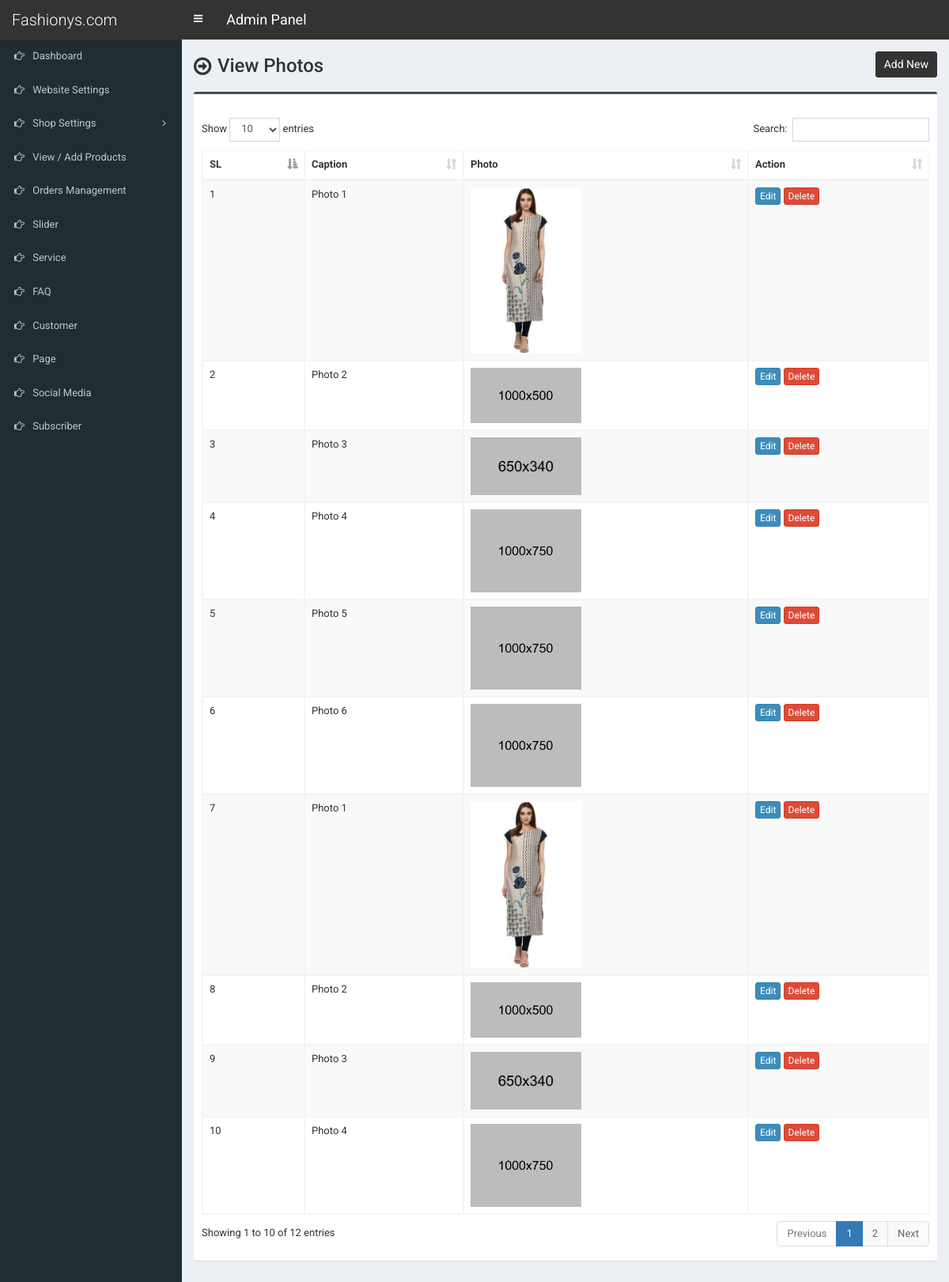
The app's page /admin/photo.php with its own data.
### tables this page shows
CREATE TABLE `tbl_photo` (
  `id` int(11) NOT NULL,
  `caption` varchar(255) NOT NULL,
  `photo` varchar(255) NOT NULL
);

### admin/photo.php (the view, shortened to what this page needs)
<?php require_once('header.php'); ?>
<section class="content-header">
	<div class="content-header-left">
		<h1>View Photos</h1>
	</div>
	<div class="content-header-right">
		<a href="photo-add.php" class="btn btn-primary btn-sm">Add New</a>
	</div>
</section>
<section class="content">
  <div class="row">
    <div class="col-md-12">
      <div class="box box-info">
        <div class="box-body table-responsive">
          <table id="example1" class="table table-bordered table-striped">
			<thead>
			    <tr>
			        <th>SL</th>
			        <th>Caption</th>
			        <th>Photo</th>
			        <th>Action</th>
			    </tr>
			</thead>
            <tbody>
            	<?php
            	$i=0;
            	$statement = $pdo->prepare("SELECT * FROM tbl_photo");
            	$statement->execute();
            	$result = $statement->fetchAll(PDO::FETCH_ASSOC);
            	foreach ($result as $row) {
            		$i++;
	            	?>
	                <tr>
	                    <td><?php echo $i; ?></td>
	                    <td><?php echo $row['caption']; ?></td>
	                    <td>
	                    	<img src="../assets/uploads/<?php echo $row['photo']; ?>" width="140">
	                    </td>
	                    <td>
	                        <a href="photo-edit.php?id=<?php echo $row['id']; ?>" class="btn btn-primary btn-xs">Edit</a>
	                        <a href="#" class="btn btn-danger btn-xs" data-href="photo-delete.php?id=<?php echo $row['id']; ?>" data-toggle="modal" data-target="#confirm-delete">Delete</a>
	                    </td>
	                </tr>
	                <?php
            	}
            	?>
            </tbody>
          </table>
        </div>
      </div>
</section>
<?php require_once('footer.php'); ?>

### admin/style.css (style rules this page uses)
body { font-size: 13px; font-family: 'Roboto', sans-serif; }
.content-header>h1, .content-header .content-header-left h1 { font-family: 'Roboto', sans-serif; }
.box-info { padding-top: 20px; }
.content-header { overflow: hidden; }
.content-header .content-header-left { float: left; padding-top: 5px; }
.content-header .content-header-right { float: right; }
.content-header .content-header-left h1 { margin-top: 0; margin-bottom: 0; padding-left: 30px; padding-bottom: 5px; font-size: 24px; position: relative; }
.content-header .content-header-left h1:before { position: absolute; top: 0; left: 0; font-family: 'FontAwesome', sans-serif; font-size: 26px; content: '\f18e'; }
.content-header .content-header-right a { position: relative; font-size: 14px; }
.box.box-info { border-top-color: #4c4c4c; }
.content-header .content-header-right a { background-color: #333333; border-color: #333333; }

### records on screen
tbl_photo: caption "Photo 1", photo (picture)
tbl_photo: caption "Photo 2", photo (picture)
tbl_photo: caption "Photo 3", photo (picture)
tbl_photo: caption "Photo 4", photo (picture)
tbl_photo: caption "Photo 5", photo (picture)
tbl_photo: caption "Photo 6", photo (picture)
tbl_photo: caption "Photo 1", photo (picture)
tbl_photo: caption "Photo 2", photo (picture)
tbl_photo: caption "Photo 3", photo (picture)
tbl_photo: caption "Photo 4", photo (picture)
